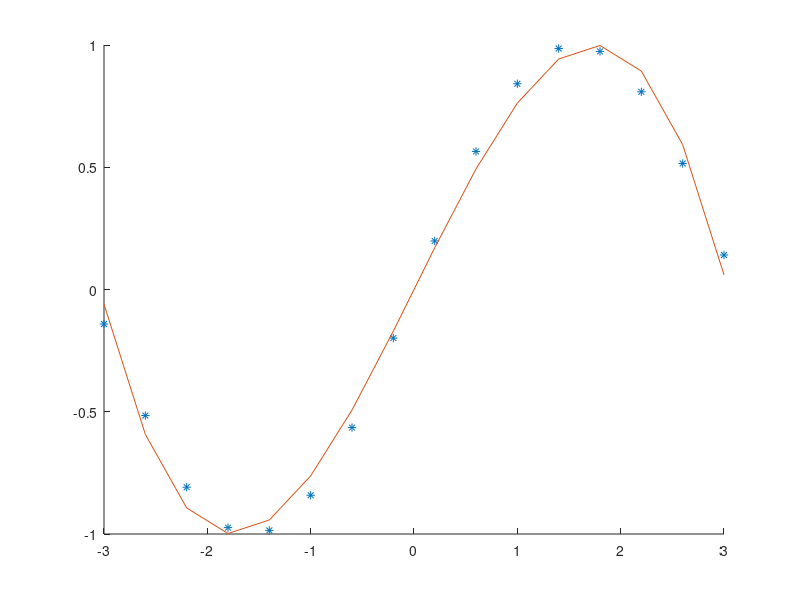

Write the MATLAB code that produced this figure. (Note: this script raises an error after producing the figure.)
x = -3:0.4:3;
y = sin(x);

P4 = polyfit(x, y, 4);

hold on

plot(x, y, '*')
plot(x, polyval(P4, x))

for i=1:m
  plot([x(i), x(i)], [y(i), polyval(P4, x(i))])
endfor
